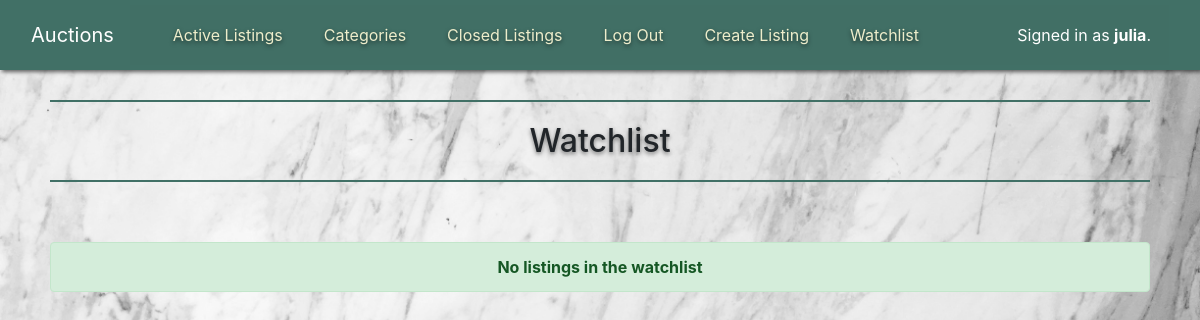
/watchlist (signed in), run on an earlier commit of the app's database.
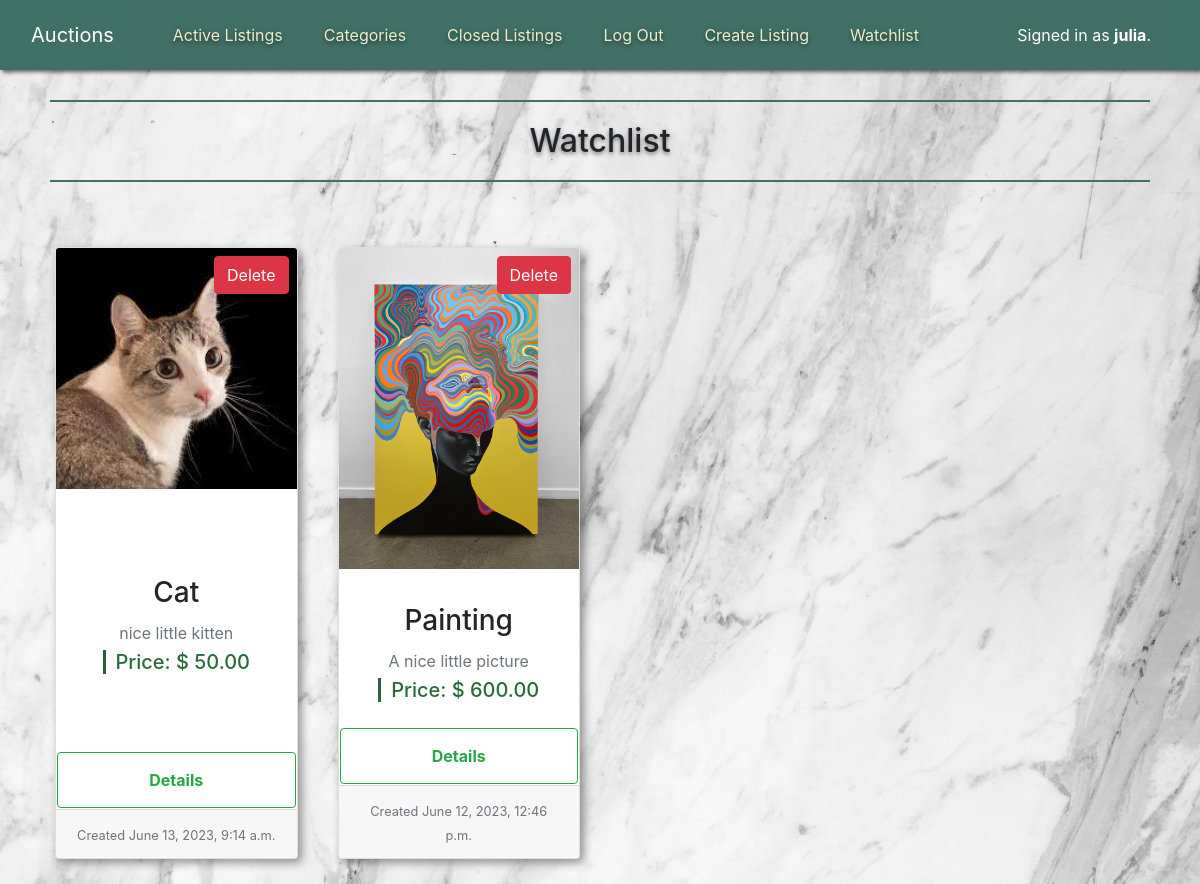
And on a later commit of the database.
### auctions/models.py (models this page shows, shortened)
class Listing(models.Model):
    default_auto_field = 'django.db.models.BigAutoField'
    creator = models.ForeignKey(User, on_delete=models.CASCADE, related_name="listings")
    title = models.CharField(max_length=100)
    description = models.CharField(max_length=200)
    starting_bid = models.DecimalField(max_digits=10, decimal_places=2)
    current_bid = models.DecimalField(max_digits=10, decimal_places=2, default=Decimal('0.00'))
    active = models.BooleanField(default=True)
    picture = models.ImageField(null=True, blank=True, upload_to='images/')
    category = models.ForeignKey(Category, on_delete=models.CASCADE, related_name="listings")
    condition = models.CharField(max_length=100)
    time = models.DateTimeField(auto_now_add=True)
    winner = models.ForeignKey(User, on_delete=models.SET_NULL,default=None, blank=True, null=True, related_name="won")
    closed_time = models.DateTimeField(default=None, blank=True, null=True)

### auctions/views.py (the view, shortened to what this page needs)
# urls.py: path("watchlist", views.watchlist, name="watchlist"),
@login_required
def watchlist(request):
    if request.method == "GET":
        user = request.user
        watchlist = user.watchlist.all()
        listings = []
        for listing in watchlist:
            listings.append(listing.listing)
        return render(request, "auctions/watchlist.html", {
            "listings":listings})

### auctions/templates/auctions/watchlist.html (shortened to what this page needs)
{% extends "auctions/layout.html" %}
{% block body %}
        <h2>Watchlist</h2>
        {% if listings %}
            <div class="row row-cols-xs-2 row-cols-md-3 row-cols-lg-4 g-5">
                {% for listing in listings %}
                    {% if listing.active %}
                        <div class="col">
                            <div class="card h-100">
                                <form action="{% url 'watchlist'%}" method="post">
                                    <button type="submit" class="btn btn-danger position-absolute top-0 end-0 m-2"> Delete</button>
                                </form>
                                {% if listing.picture %}
                                <img src="{{ listing.picture.url }}" class="card-img-top" alt="...">
                                {% endif %}
                                <div class="card-body">
                                    <h3 class="card-title">{{listing.title}}</h3>
                                    <p class="card-subtitle text-muted">{{listing.description}}</p>
                                    <h5 class="card-text">
                                        Price: ${% if listing.current_bid == 0%}
                                            {{listing.starting_bid}}
                                        {% else %}
                                            {{listing.current_bid}}
                                        {% endif %}
                                    </h5>
                                </div>
                                <a href="{% url 'listing' listing.id%}" type="button" class="btn btn-outline-success">Details</a>
                                <div class="card-footer">
                                    <small class="text-muted">Created {{listing.time}}</small>
                                </div>
                            </div>
                        </div>
                        {% endif %}
                    {% endfor %}
            </div>
        {% else %}
            <div class="alert alert-success" role="alert">
                No listings in the watchlist
            </div>
        {% endif %}
{% endblock %}

What changed in the data, as far as the page shows it:
added Listing: picture (picture), title "Cat", description "nice little kitten", starting_bid "50.00", time "June 13, 2023, 9:14 a.m."
now on this page (row edited): Listing: picture (picture), title "Painting", description "A nice little picture", current_bid "600.00", time "June 12, 2023, 12:46 p.m."
Also different on the page:
text no longer shown: "No listings in the watchlist"
